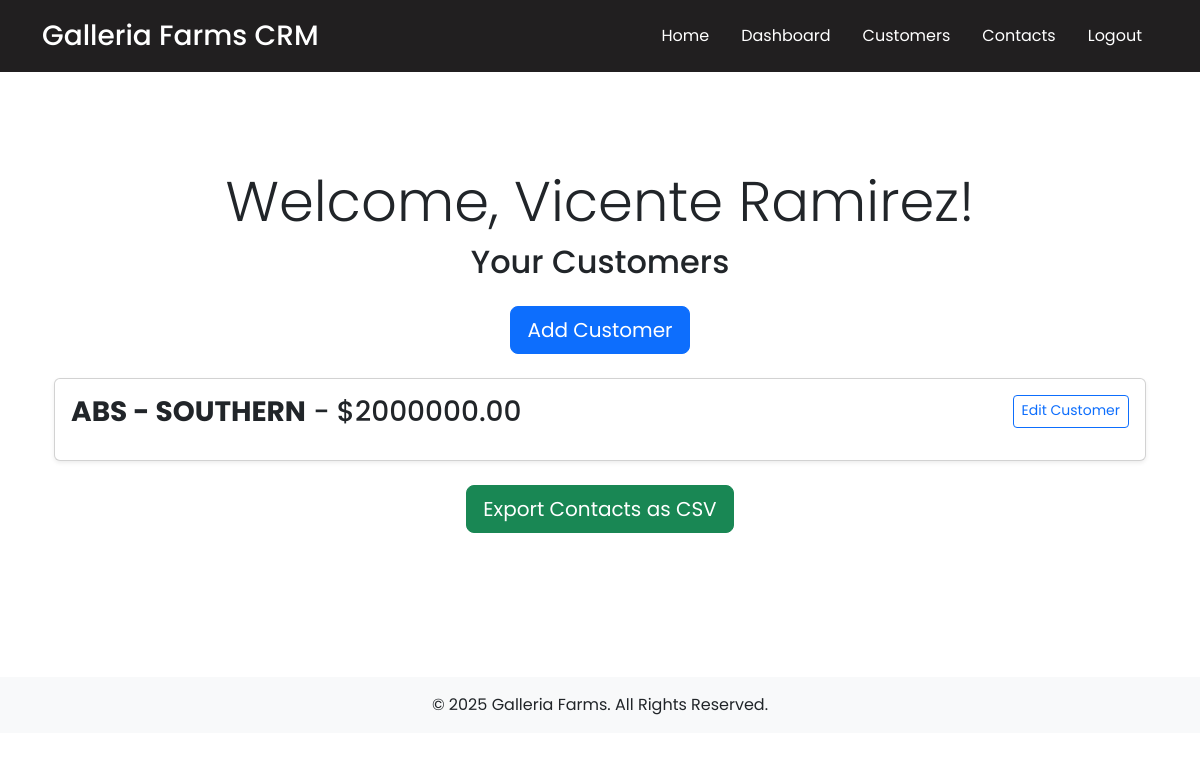
Before: /crm/dashboard/ (signed in) with the older database file.
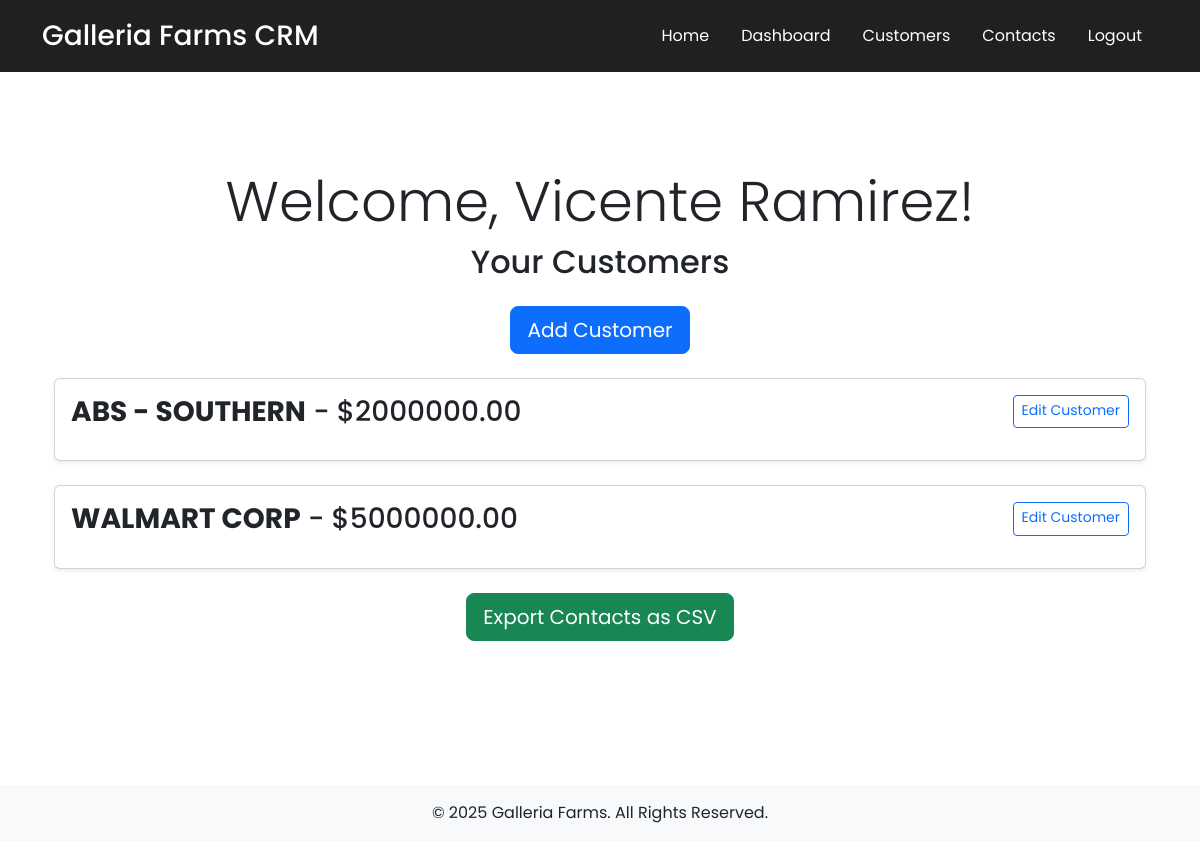
After: the same page with the newer database file.
### crm/models.py (models this page shows, shortened)
class Customer(models.Model):
    name = models.CharField(max_length=255)
    estimated_yearly_sales = models.DecimalField(max_digits=10, decimal_places=2)
    salesperson = models.ForeignKey(Salesperson, on_delete=models.CASCADE, related_name='customers')

### crm/views.py (the view)
# urls.py: path('dashboard/', views.dashboard, name='dashboard'),
@login_required
def dashboard(request):
    user_profile = request.user.profile
    if user_profile.is_executive():
        customers = Customer.objects.all()  # Executives see all customers
    else:
        try:
            salesperson = request.user.salesperson
            customers = salesperson.customers.all()
        except AttributeError:
            customers = Customer.objects.none()
    return render(request, 'crm/dashboard.html', {'customers': customers})

### crm/models.py (called while the page is built)
    def is_executive(self):
        return self.role == Role.EXECUTIVE

### crm/templates/crm/dashboard.html (shortened to what this page needs)
{% extends "crm/base.html" %}
{% block content %}
<div class="container py-5">
    <h1 class="text-center display-4 font-weight-bold">Welcome, {{ request.user.get_full_name }}!</h1>
    <h2 class="text-center mb-4">Your Customers</h2>
    <div class="text-center mb-4">
        <a href="{% url 'crm:add_customer' %}" class="btn btn-primary btn-lg">Add Customer</a>
    </div>
    {% for customer in customers %}
        <div class="card mb-4 shadow-sm">
            <div class="card-body">
                <h3 class="card-title d-flex justify-content-between">
                    <span><strong>{{ customer.name }}</strong> - ${{ customer.estimated_yearly_sales }}</span>
                    <a href="{% url 'crm:customer_edit' customer.id %}" class="btn btn-sm btn-outline-primary">Edit Customer</a>
                </h3>
            </div>
        </div>
    {% empty %}
        <p class="text-center">No customers found.</p>
    {% endfor %}
    <div class="text-center">
        <a href="{% url 'crm:export_contacts' %}" class="btn btn-success btn-lg">Export Contacts as CSV</a>
    </div>
</div>
{% endblock %}

### crm/templates/crm/base.html (shortened to what this page needs)
{% load static %}
<!DOCTYPE html>
<html lang="en">
<head>
    <link rel="stylesheet" href="{% static 'css/styles.css' %}">
    <link rel="stylesheet" href="https://cdnjs.cloudflare.com/ajax/libs/font-awesome/5.15.3/css/all.min.css">
    <link href="https://cdn.jsdelivr.net/npm/bootstrap@5.3.0/dist/css/bootstrap.min.css" rel="stylesheet">
</head>
<body>
    <header class="text-white py-3">
        <div class="container d-flex justify-content-between align-items-center">
            <h1 class="h3 font-weight-bold mb-0">Galleria Farms CRM</h1>
            <nav>
                <ul class="nav">
                    <li class="nav-item"><a href="{% url 'home' %}" class="nav-link text-white">Home</a></li>
                    {% if user.is_authenticated %}
                        <li class="nav-item"><a href="{% url 'crm:dashboard' %}" class="nav-link text-white">Dashboard</a></li>
                        <li class="nav-item"><a href="{% url 'crm:customer_list' %}" class="nav-link text-white">Customers</a></li>
                        <li class="nav-item"><a href="{% url 'crm:contact_list' %}" class="nav-link text-white">Contacts</a></li>
                        <li class="nav-item">
                            <form action="{% url 'logout' %}" method="post" style="display: inline;">
                                <button type="submit" class="nav-link text-white bg-transparent border-0">Logout</button>
                            </form>
                        </li>
                    {% else %}
                        <li class="nav-item"><a href="{% url 'login' %}" class="nav-link text-white">Log In</a></li>
                        <li class="nav-item"><a href="{% url 'signup' %}" class="nav-link text-white">Sign Up</a></li>
                    {% endif %}
                </ul>
            </nav>
        </div>
    </header>
    <main class="py-5">
        <div class="container">
            {% block content %}{% endblock %}
        </div>
    </main>
    <footer class="bg-light py-3 mt-5">
        <div class="container text-center">
            <p class="mb-0">&copy; 2025 Galleria Farms. All Rights Reserved.</p>
        </div>
    </footer>
</body>
</html>

### crm/templates/static/css/styles.css (style rules this page uses)
header { background-color: #211f20 !important; }
nav { background-color: #211f20 !important; color: white; }
nav a { color: white; text-decoration: none; }

### crm/templates/crm/base.html (style rules this page uses)
body { font-family: 'Poppins', sans-serif; }

Changed rows visible on the page:
added Customer: name "WALMART CORP", estimated_yearly_sales "5000000.00"
